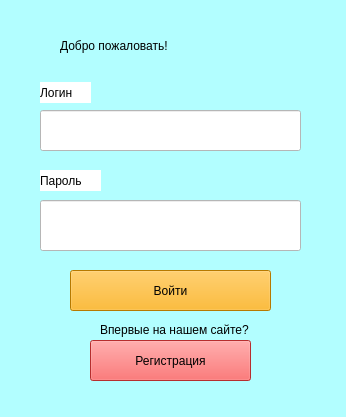
<?xml version="1.0" encoding="UTF-8"?>
<ui version="4.0">
 <class>LoginWindow</class>
 <widget class="QMainWindow" name="LoginWindow">
  <property name="geometry">
   <rect>
    <x>0</x>
    <y>0</y>
    <width>346</width>
    <height>417</height>
   </rect>
  </property>
  <property name="windowTitle">
   <string>MainWindow</string>
  </property>
  <property name="styleSheet">
   <string notr="true">background-color: rgb(178, 254, 255)</string>
  </property>
  <widget class="QWidget" name="centralwidget">
   <widget class="QPushButton" name="logButton">
    <property name="geometry">
     <rect>
      <x>70</x>
      <y>270</y>
      <width>201</width>
      <height>41</height>
     </rect>
    </property>
    <property name="styleSheet">
     <string notr="true">background-color:rgb(255, 170, 0); font: 75 18pt &quot;MS Sans Serif&quot;;</string>
    </property>
    <property name="text">
     <string>Войти</string>
    </property>
   </widget>
   <widget class="QPushButton" name="regButton">
    <property name="geometry">
     <rect>
      <x>90</x>
      <y>340</y>
      <width>161</width>
      <height>41</height>
     </rect>
    </property>
    <property name="styleSheet">
     <string notr="true">background-color: rgb(255, 64, 64); font: 75 14pt &quot;MS Sans Serif&quot;;</string>
    </property>
    <property name="text">
     <string>Регистрация</string>
    </property>
   </widget>
   <widget class="QLabel" name="helloLabel">
    <property name="geometry">
     <rect>
      <x>60</x>
      <y>20</y>
      <width>241</width>
      <height>51</height>
     </rect>
    </property>
    <property name="styleSheet">
     <string notr="true">font: 75 19pt &quot;MS Sans Serif&quot;;</string>
    </property>
    <property name="text">
     <string>Добро пожаловать!</string>
    </property>
   </widget>
   <widget class="QLabel" name="label">
    <property name="geometry">
     <rect>
      <x>100</x>
      <y>320</y>
      <width>161</width>
      <height>20</height>
     </rect>
    </property>
    <property name="text">
     <string>Впервые на нашем сайте?</string>
    </property>
   </widget>
   <widget class="QLabel" name="logLabel">
    <property name="geometry">
     <rect>
      <x>40</x>
      <y>82</y>
      <width>51</width>
      <height>21</height>
     </rect>
    </property>
    <property name="styleSheet">
     <string notr="true">background-color: rgb(255, 255, 255); 
font: 75 12pt &quot;MS Shell Dlg 2&quot;;</string>
    </property>
    <property name="text">
     <string>Логин</string>
    </property>
   </widget>
   <widget class="QLabel" name="pasLabel">
    <property name="geometry">
     <rect>
      <x>40</x>
      <y>170</y>
      <width>61</width>
      <height>21</height>
     </rect>
    </property>
    <property name="styleSheet">
     <string notr="true">background-color: rgb(255, 255, 255); 
font: 75 12pt &quot;MS Shell Dlg 2&quot;;</string>
    </property>
    <property name="text">
     <string>Пароль</string>
    </property>
   </widget>
   <widget class="QLineEdit" name="logLine">
    <property name="geometry">
     <rect>
      <x>40</x>
      <y>110</y>
      <width>261</width>
      <height>41</height>
     </rect>
    </property>
    <property name="styleSheet">
     <string notr="true">background-color: rgb(255, 255, 255); 
font: 75 12pt &quot;MS Sans Serif&quot;;</string>
    </property>
   </widget>
   <widget class="QLineEdit" name="pasLine">
    <property name="geometry">
     <rect>
      <x>40</x>
      <y>200</y>
      <width>261</width>
      <height>51</height>
     </rect>
    </property>
    <property name="styleSheet">
     <string notr="true">background-color: rgb(255, 255, 255); 
font: 75 12pt &quot;MS Sans Serif&quot;;
</string>
    </property>
   </widget>
  </widget>
 </widget>
 <resources/>
 <connections/>
</ui>
